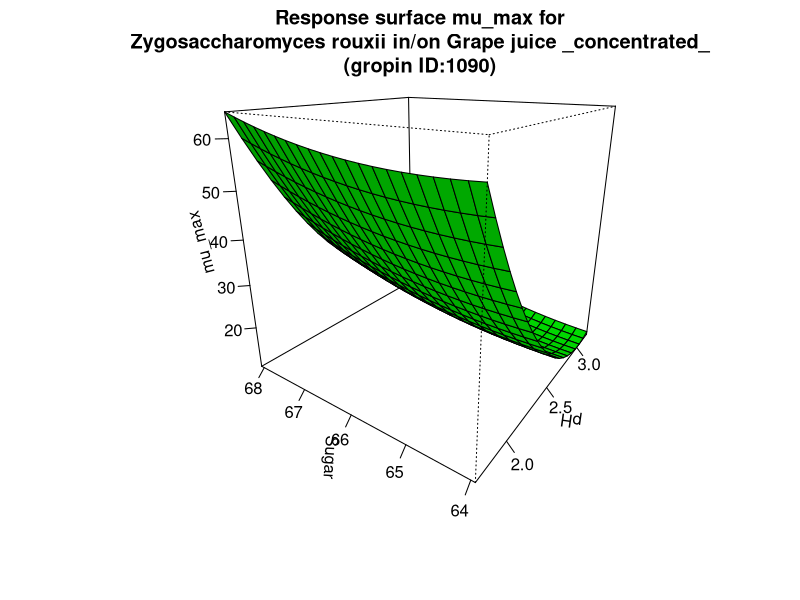

This figure's R source:
#############################
# start of Parameter script
#############################
pH <- seq(1.7017,3.1968031968032,length.out=21)
Sugar <- seq(63.9360639360639,68.068,length.out=21)
#############################
# end of Parameter script
#############################
############################# 
# start of Model script Gropin ID 1090 
#############################
 
# constant coefficients for this model
 
variables <- data.frame(pH,Sugar)
argumentsPar <- expand.grid(variables)
 
# heart of the model
response_surface <- function(pH,Sugar) {
   mumax <-2771.561-75.864*Sugar+0.573*(Sugar^2)-228.12*pH+27.544*(pH^2)+0.956*Sugar*pH

return(mumax=mumax)
} 

# output parameters
mumax <- cbind(argumentsPar,response_surface(argumentsPar['pH'],argumentsPar['Sugar']))
colnames(mumax) <- c(colnames(argumentsPar),'mumax')
#############################
# End of Model script
#############################
############################# 
# start of Visualisation script Gropin ID 1090 
#############################
persp(pH,Sugar,matrix(unlist(mumax$mumax),nrow=21),col = 'green',xlab='pH',ylab='Sugar',zlab='mu_max',main='Response surface mu_max for
Zygosaccharomyces rouxii in/on Grape juice _concentrated_
(gropin ID:1090)',theta=305,phi=20,shade=0.25,ticktype = 'detailed')
#############################
# End of Visualisation script
#############################
